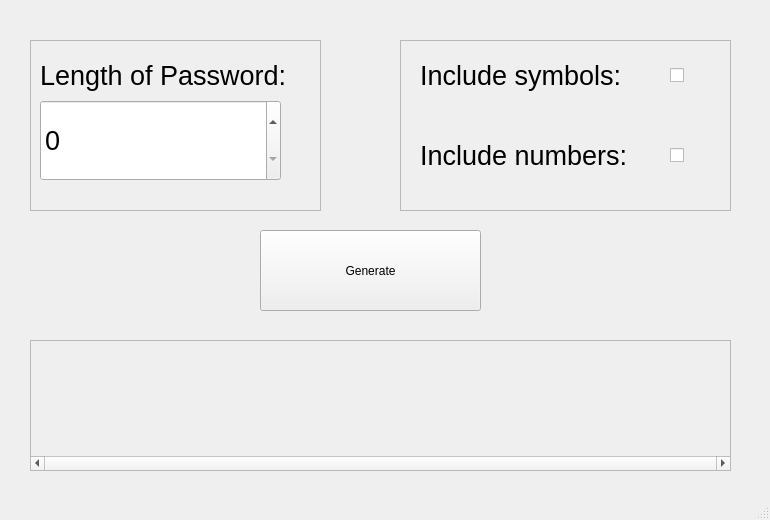
<?xml version="1.0" encoding="UTF-8"?>
<ui version="4.0">
 <class>MainWindow</class>
 <widget class="QMainWindow" name="MainWindow">
  <property name="geometry">
   <rect>
    <x>0</x>
    <y>0</y>
    <width>770</width>
    <height>520</height>
   </rect>
  </property>
  <property name="minimumSize">
   <size>
    <width>770</width>
    <height>520</height>
   </size>
  </property>
  <property name="maximumSize">
   <size>
    <width>770</width>
    <height>520</height>
   </size>
  </property>
  <property name="windowTitle">
   <string>MainWindow</string>
  </property>
  <widget class="QWidget" name="centralwidget">
   <widget class="QPushButton" name="GenerateButton">
    <property name="geometry">
     <rect>
      <x>260</x>
      <y>230</y>
      <width>221</width>
      <height>81</height>
     </rect>
    </property>
    <property name="maximumSize">
     <size>
      <width>1677</width>
      <height>1677</height>
     </size>
    </property>
    <property name="sizeIncrement">
     <size>
      <width>0</width>
      <height>0</height>
     </size>
    </property>
    <property name="text">
     <string>Generate</string>
    </property>
   </widget>
   <widget class="QScrollArea" name="AnswerField">
    <property name="geometry">
     <rect>
      <x>30</x>
      <y>340</y>
      <width>701</width>
      <height>131</height>
     </rect>
    </property>
    <property name="maximumSize">
     <size>
      <width>1677</width>
      <height>1677</height>
     </size>
    </property>
    <property name="sizeIncrement">
     <size>
      <width>1</width>
      <height>1</height>
     </size>
    </property>
    <property name="font">
     <font>
      <pointsize>20</pointsize>
     </font>
    </property>
    <property name="horizontalScrollBarPolicy">
     <enum>Qt::ScrollBarAlwaysOn</enum>
    </property>
    <property name="widgetResizable">
     <bool>true</bool>
    </property>
    <widget class="QWidget" name="scrollAreaWidgetContents">
     <property name="geometry">
      <rect>
       <x>0</x>
       <y>0</y>
       <width>699</width>
       <height>115</height>
      </rect>
     </property>
    </widget>
   </widget>
   <widget class="QFrame" name="LengthFrame">
    <property name="geometry">
     <rect>
      <x>30</x>
      <y>40</y>
      <width>291</width>
      <height>171</height>
     </rect>
    </property>
    <property name="frameShape">
     <enum>QFrame::StyledPanel</enum>
    </property>
    <property name="frameShadow">
     <enum>QFrame::Raised</enum>
    </property>
    <widget class="QLabel" name="LengthLabel">
     <property name="geometry">
      <rect>
       <x>10</x>
       <y>20</y>
       <width>251</width>
       <height>31</height>
      </rect>
     </property>
     <property name="font">
      <font>
       <pointsize>20</pointsize>
      </font>
     </property>
     <property name="text">
      <string>Length of Password:</string>
     </property>
    </widget>
    <widget class="QSpinBox" name="LengthInput">
     <property name="geometry">
      <rect>
       <x>10</x>
       <y>60</y>
       <width>241</width>
       <height>81</height>
      </rect>
     </property>
     <property name="font">
      <font>
       <pointsize>20</pointsize>
      </font>
     </property>
    </widget>
   </widget>
   <widget class="QFrame" name="SymNumFrame">
    <property name="geometry">
     <rect>
      <x>400</x>
      <y>40</y>
      <width>331</width>
      <height>171</height>
     </rect>
    </property>
    <property name="frameShape">
     <enum>QFrame::StyledPanel</enum>
    </property>
    <property name="frameShadow">
     <enum>QFrame::Raised</enum>
    </property>
    <widget class="QLabel" name="SymbolsLabel">
     <property name="geometry">
      <rect>
       <x>20</x>
       <y>20</y>
       <width>251</width>
       <height>31</height>
      </rect>
     </property>
     <property name="font">
      <font>
       <pointsize>20</pointsize>
      </font>
     </property>
     <property name="text">
      <string>Include symbols:</string>
     </property>
    </widget>
    <widget class="QLabel" name="NumbersLabel">
     <property name="geometry">
      <rect>
       <x>20</x>
       <y>100</y>
       <width>251</width>
       <height>31</height>
      </rect>
     </property>
     <property name="font">
      <font>
       <pointsize>20</pointsize>
      </font>
     </property>
     <property name="text">
      <string>Include numbers:</string>
     </property>
    </widget>
    <widget class="QCheckBox" name="NumbersBox">
     <property name="geometry">
      <rect>
       <x>270</x>
       <y>100</y>
       <width>31</width>
       <height>31</height>
      </rect>
     </property>
     <property name="text">
      <string/>
     </property>
     <property name="iconSize">
      <size>
       <width>50</width>
       <height>50</height>
      </size>
     </property>
     <property name="checked">
      <bool>false</bool>
     </property>
    </widget>
    <widget class="QCheckBox" name="SymbolsBox">
     <property name="geometry">
      <rect>
       <x>270</x>
       <y>20</y>
       <width>31</width>
       <height>31</height>
      </rect>
     </property>
     <property name="text">
      <string/>
     </property>
     <property name="iconSize">
      <size>
       <width>50</width>
       <height>50</height>
      </size>
     </property>
     <property name="checked">
      <bool>false</bool>
     </property>
    </widget>
   </widget>
  </widget>
  <widget class="QMenuBar" name="menubar">
   <property name="geometry">
    <rect>
     <x>0</x>
     <y>0</y>
     <width>770</width>
     <height>22</height>
    </rect>
   </property>
  </widget>
  <widget class="QStatusBar" name="statusbar"/>
 </widget>
 <resources/>
 <connections/>
</ui>
